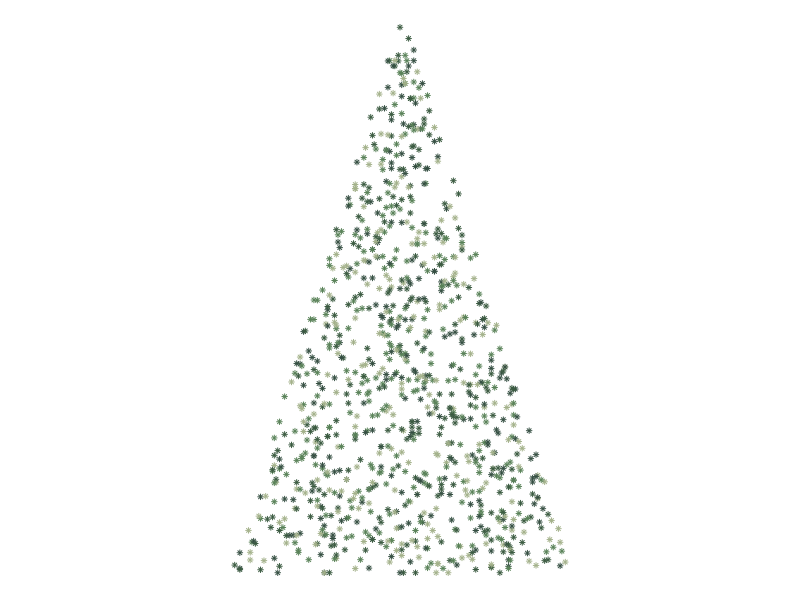
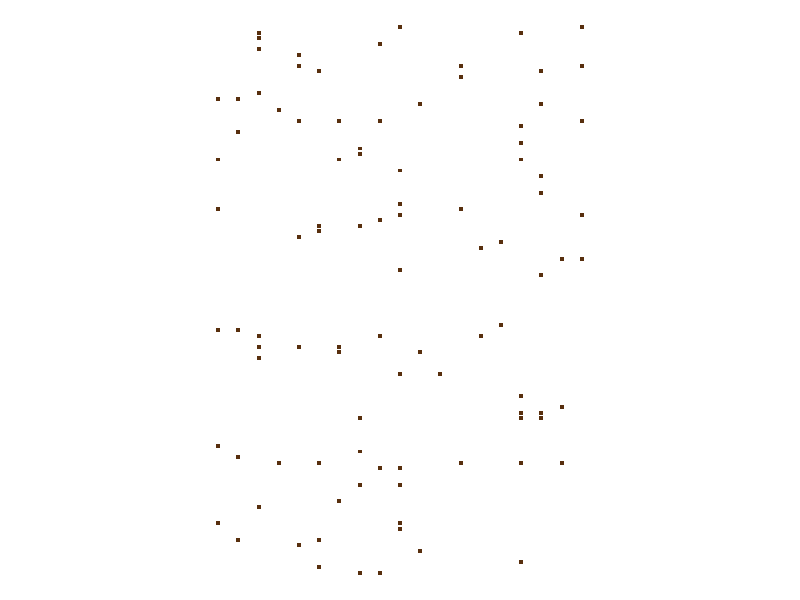
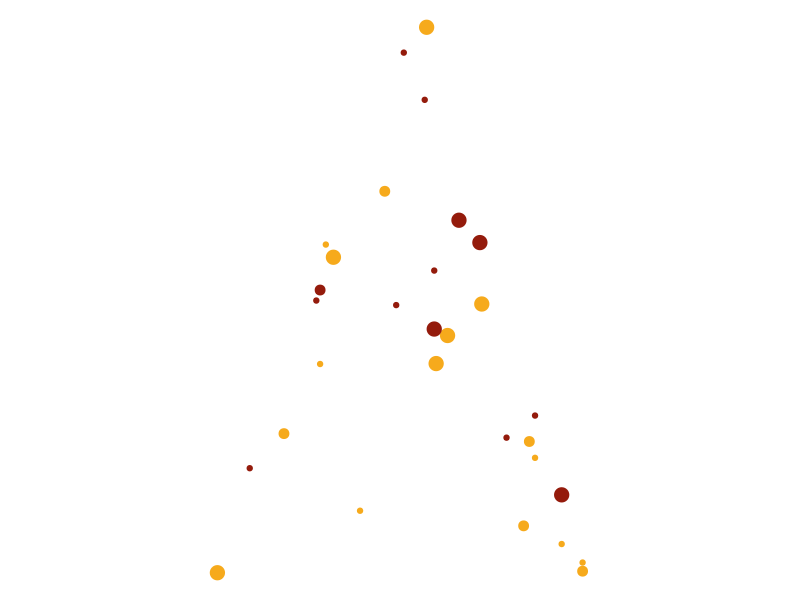
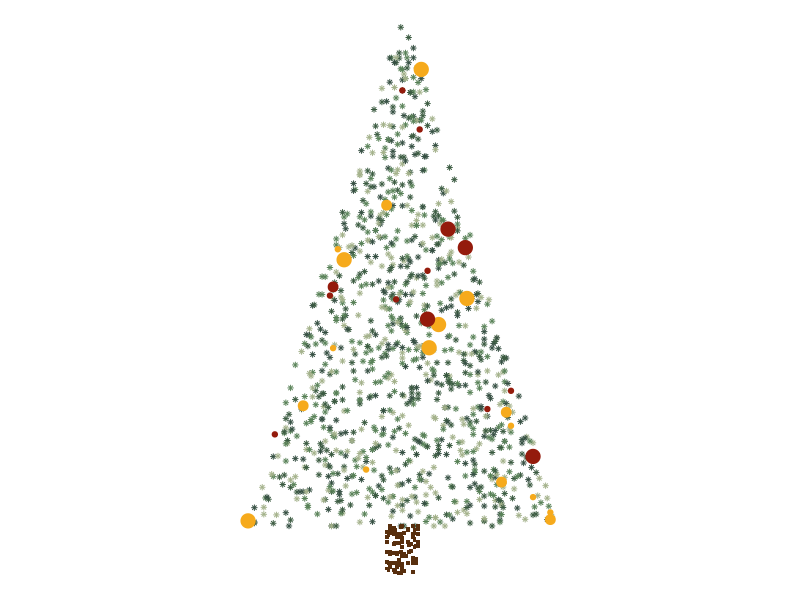

These charts were generated, in order, by the following R code:
## ---- chunk 1
library(tidyverse)
## ---- chunk 2

tree_colors <- c( "#344e41", "#3a5a40", "#588157", "#a3b18a")
start_letters <- 1
end_letters <- length(tree_colors)
names(tree_colors) <- letters[1:end_letters]
baubles_colors <- c("#ff595e", "#ffca3a", "#8ac926", "#1982c4", "#6a4c93")
baubles_colors <- c("#f6aa1c", "#941b0c")
start_letters <- end_letters + 1
end_letters <- start_letters + length(baubles_colors) - 1
names(baubles_colors) <- letters[start_letters:end_letters]
trunk_colors <- c("#582f0e")
start_letters <- end_letters + 1
end_letters <- start_letters + length(trunk_colors) - 1
names(trunk_colors) <-  letters[start_letters:end_letters]
all_colors <- c(tree_colors, baubles_colors, trunk_colors)

# baubles
n_baubles <- 30
n_baubles_sizes <- 3
baubles_sizes <- 
  1:n_baubles_sizes * 1.5
names(baubles_sizes) <- paste0("bauble", baubles_sizes)
## ---- chunk 3
plot_christmas_tree <- function(df) {
  df %>%
    ggplot(aes(x, y, color = col, shape = shape, size = size)) +
    geom_point() +
    scale_color_manual(values = all_colors) +
    scale_shape_manual(values = c("tree" = 8, "trunk" = 15, "bauble" = 19)) +
    scale_size_manual(values = c("tree" = 1, "trunk" = 1, 
                                 baubles_sizes)) +
    coord_equal() +
    theme_void() +
    theme(legend.position = "none")
}

## ---- chunk 4
height <- 5
width <- 3
n <- 1000

z <- 100
df_tree <-
  tibble(x = sample(seq(0, width/2, length.out = z), 
                      n, replace = TRUE,
                  prob = (z:1)/z)) %>%
  mutate(y_max = (width/2 - x) * height/(width/2),
         sign = sample(c(1,-1), n, replace = TRUE),
         x = x * sign,
         fract = sample(seq(0, 1, length.out = z), 
                        n, replace = TRUE),
         y = fract * y_max,
         col = sample(names(tree_colors), n, replace = TRUE), 
         size = "tree", shape = "tree")

df_tree %>%
  plot_christmas_tree()
## ---- chunk 5
n_trunk <- 100
df_trunk <- 
  tibble(x = sample(seq(0, (width/2)*0.1, length.out = 10), 
                      n_trunk, replace = TRUE)) %>%
  mutate(y_max = (width/2)*0.3,
         sign = sample(c(1,-1), n_trunk, replace = TRUE),
         x = x * sign,
         fract = sample(seq(0, 1, length.out = z), 
                        n_trunk, replace = TRUE),
         y = -1 * fract * y_max,
         col = names(trunk_colors), 
         size = "trunk", shape = "trunk") 

df_trunk %>%
  plot_christmas_tree()
## ---- chunk 6
df_baubles <-
  tibble(x = sample(seq(0, width/2, length.out = z), 
                      n_baubles, replace = TRUE)) %>%
  mutate(y_max = (width/2 - x) * height/(width/2),
         sign = sample(c(1,-1), n_baubles, replace = TRUE),
         x = x * sign,
         fract = sample(seq(0, 1, length.out = z), 
                        n_baubles, replace = TRUE,
                        prob = (1:z)/z),
         y = fract * y_max,
         col = sample(names(baubles_colors), n_baubles, replace = TRUE), 
         size = sample(names(baubles_sizes), 
                       size = n_baubles, replace = TRUE), 
         shape = "bauble")

df_baubles %>%
  plot_christmas_tree()
## ---- chunk 7
list(df_tree, df_trunk, df_baubles) %>%
  bind_rows() %>%
  plot_christmas_tree()
